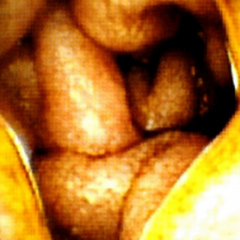
%> input picture sample3.bmp, 240 x 240 px
$ octave main_coder.m   (GNU Octave 9; MATLAB toolbox functions it lacks are replaced by stand-ins)
%> lines starting %> are read from the running program, lines starting %| are printed output that depends on the picture
### JPEGLS_coder.m
%本程序用于演示JPEG-LS压缩算法过程
%    C B D
%    A X         % X是要编码的像素
function [JPEGLS_coderoutput1,JPEGLS_coderoutput2]=JPEGLS_coder(image)

JPEGLS_coderoutput1=[];
JPEGLS_coderoutput2=[];

%P图像数值的精度
P=8;
%NEAR量化精度
NEAR=0;
%threshold value at which A, B, and N are halved
RESET=64;
%maximum allowed value of C[1..365]
MAX_C=127;
%minimum allowed value of C[1..365]
MIN_C=-128;
%设置T1,T2,T3的初值
T1=18;
T2=67;
T3=276;
%根据P值，计算出理论上的最大值MAXVAL=2^P-1.
MAXVAL=2^P-1;
% RANGE=((MAXVAL+2*NEAR)/(2*NEAR+1))+1
RANGE=MAXVAL+1;%只考虑无损压缩时的值
%映射后误差值所需的位数
qbpp=ceil(log2(RANGE));
%MAXVAL所需的位数，最小为2
bpp=max(2,ceil(log2(MAXVAL+1)));
%LIMIT表示在常规模式下，对样本编码时的glimit值，就是Golomb编码时码子所允许的长度
LIMIT=2*(bpp+max(8,bpp));

%为图像image增加第一行，第一列，最后一列。image本来是6行40列
TEMP=zeros(length(image(:,1))+1,length(image(1,:))+2);
TEMP(2:end,2:(end-1))=image;
TEMP(1,:)=0;%第一行数据为零
TEMP(2:end,1)=TEMP(1:(end-1),2);%第一列各个元素等于第二列上一行元素
TEMP(:,length(image(1,:))+2)=TEMP(:,length(image(1,:))+1);%最后一列等于倒数第二列
image=TEMP;
clear TEMP

%N 上下文本出现的概率，0-364常规模式  365-366游程  初始化为1
%A 累计预测误差,0-364常规模式  365-366游程    初始化为tmp
%B 计算偏差,0-364常规模式  初始化为0
%C 预测修正值,0-364常规模式  初始化为0
%Nn  不知道。。。。
tmp=max(2,floor((RANGE+32)/64));
A(1,1:365)=tmp;
N(1,1:365)=1;
B(1,1:365)=0;
C(1,1:365)=0;
Nn(1,1:365)=0;%计数器，游程终止时，用来存放负预测误差值，初始化为0

A(365+1)=tmp;
A(366+1)=tmp;
N(365+1)=1;
N(366+1)=1;

RUNindex=1;
RUNindex_prev=1;%这行是自己加的。不加的话该变量没有初始值。需注意验证~~~~~~~~~~~~~~~~~~~~~~~~~~
Nn(365+1)=0;
Nn(366+1)=0;
J(1,1:32)=[0 0 0 0 1 1 1 1 2 2 2 2 3 3 3 3 4 4 5 5 6 6 7 7 8 9 10 11 12 13 14 15];


%对每个像素统计其上下文环境并进行编码
totalpixnumber=0;%像素编号，总共不超过图像像素总个数
x=0;%行号
y=0;%列号

while totalpixnumber<(length(image(:,1))-1)*(length(image(1,:))-2) %像素总个数
    totalpixnumber=totalpixnumber+1;%取下个像素
    x=1+ceil(totalpixnumber/(length(image(1,:))-2));%像素的行号
    y=1+totalpixnumber-(x-2)*(length(image(1,:))-2);%像素的列号
    %取出x,a,b,c,d的值  Ix为像素值    Ra,Rb,Rc,Rd为重建值，无损压缩正好等于像素值
    Ix=image(x,y);
    Ra=image(x,y-1);
    Rb=image(x-1,y);
    Rc=image(x-1,y-1);
    Rd=image(x-1,y+1);

    %计算局部梯度
    D(1) = Rd - Rb;
    D(2) = Rb - Rc;
    D(3) = Rc - Ra;

    %此处应根据不同梯度选择游程编码方式或者常规方式
    if (D(1)==0)& (D(2)==0) & (D(3)==0) %如果梯度为0，则采用游程编码模式%%%%%%%%%%%%%%%%%%%%%%%%%%%%%%%%%%%%%%%%%%%%%%%%%%%%%%%%%%%%%
        EOLine=(y==(length(image(1,:))-1)); %EOLine是行结束标志，1表示行结束
        RUNval=Ra;
        RUNcnt=0;
        while (abs(Ix-RUNval)<=NEAR)
            RUNcnt=RUNcnt+1;
            Rx=RUNval;
            if EOLine==1
                break;
            else
                totalpixnumber=totalpixnumber+1;%取下个像素
                x=1+ceil(totalpixnumber/(length(image(1,:))-2));%像素的行号
                y=1+totalpixnumber-(x-2)*(length(image(1,:))-2);%像素的列号
                Ix=image(x,y);
                Ra=image(x,y-1);
                Rb=image(x-1,y);
                Rc=image(x-1,y-1);
                Rd=image(x-1,y+1);
                D(1) = Rd - Rb;
                D(2) = Rb - Rc;
                D(3) = Rc - Ra;
                EOLine=(y==length(image(1,:))-1);
                RUNval=Ra;
            end
        end

        %Encoding of run segments of length rm
        while RUNcnt>=(2^J(RUNindex))
            JPEGLS_coderoutput1=strcat(JPEGLS_coderoutput1,'1');%写入1个'1'至编码中
            RUNcnt=RUNcnt-2^J(RUNindex);
            if RUNindex<32
                RUNindex_prev = RUNindex;
                RUNindex=RUNindex+1;
            end
        end

        %Encoding of run segments of length less than rm
        if Ra~=Ix
            JPEGLS_coderoutput1=strcat(JPEGLS_coderoutput1,'0');%写入1个'0'至编码中

            %将二进制的RUNcnt写入编码流中，占用J(RUNindex)个bit
            if length(dec2bin(RUNcnt))<J(RUNindex)
                for i=1:J(RUNindex)-length(dec2bin(RUNcnt))
                    JPEGLS_coderoutput1=strcat(JPEGLS_coderoutput1,'0');%写入J(RUNindex)-length(dec2bin(RUNcnt))个'0'至编码中
                end
                JPEGLS_coderoutput1=strcat(JPEGLS_coderoutput1,dec2bin(RUNcnt));%写入二进制的RUNcnt至编码中
            else
                if length(dec2bin(RUNcnt))>=J(RUNindex)%从RUNcnt中取出低J(RUNindex)位，输出
                    temp=char();
                    temp=dec2bin(RUNcnt);
                    temp=temp(1+length(dec2bin(RUNcnt))-J(RUNindex):length(dec2bin(RUNcnt)));
                    JPEGLS_coderoutput1=strcat(JPEGLS_coderoutput1,temp);%写入二进制的RUNcnt至编码中
                    clear temp
                end
            end

            if(RUNindex>1)%如果和前一个像素相同，即一行结束
                 RUNindex_prev=RUNindex;
                RUNindex=RUNindex-1;
            end
        else
            if(RUNcnt>0)
                JPEGLS_coderoutput1=strcat(JPEGLS_coderoutput1,'1');%写入1个'1'至编码中
            end
        end

        %接下来对游程中断后的像素进行编码，和常规编码有类似的地方
        if Ra~=Ix
            %Index computation
            if Ra==Rb
                RItype=1;
            else
                RItype=0;
            end
            %Prediction error for a run interruption sample
            if RItype==1
                Errval=Ix-Ra;
            else
                Errval=Ix-Rb;
            end
            encode.Errval_begin{totalpixnumber}=Errval;
            %Error computation for a run interruption sample
            if (RItype==0) && (Ra>Rb)
                Errval=-Errval;
                SIGN=-1;
            else
                SIGN=1;
            end

            Rx = Ix;

            %Modulo reduction of the error
            if(Errval < 0)
                Errval = Errval + RANGE;
            end
            if(Errval >= floor((RANGE+1)/2))
                Errval = Errval - RANGE;
            end

            %Computation of auxiliary variable in Golomb parameter
            %只用到365,366两个参数位置，0-364为常规编码参数位置
            if RItype==0
                TEMP=A(365+1);
            else
                TEMP=A(366+1)+floor(N(366+1)/2);
            end
            q=RItype+365+1;
            k=ceil(log2(TEMP/N(q)));
            if k<0
                k=0;
            end

            %Computation of map for Errval mapping
            if (k==0)&&(Errval>0)&&(2*Nn(q)<N(q))
                map=1;
            else
                if (Errval<0)&&(2*Nn(q)>=N(q))
                    map=1;
                else
                    if (Errval<0)&&(k~=0)
                        map=1;
                    else
                        map=0;
                    end
                end
            end

            %Errval mapping for run interuption sample
            EMErrval=2*(abs(Errval))-RItype-map;

            %Mapped-error encoding
            %已经完成匹配的误差进行golomb编码
            glimit=LIMIT-J(RUNindex_prev)-1;
            [JPEGLS_coderoutput1]=GolombCoding(JPEGLS_coderoutput1, EMErrval, k, glimit, qbpp);

            %update of parameters for run interruption sample更新参数
            if Errval<0
                Nn(q)=Nn(q)+1;
            end
            A(q)=A(q)+floor((EMErrval+1-RItype)/2);
            if(N(q)==RESET)
                A(q)=floor(A(q)/2);
                N(q)=floor(N(q)/2);
                Nn(q)=floor(Nn(q)/2);
            end
            N(q)=N(q)+1;
        end
    else %如果梯度不为0，则采用常规编码模式%%%%%%%%%%%%%%%%%%%%%%%%%%%%%%%%%%%%%%%%%%%%%%%%%%%%%%%%%%%%%%%%%%%%%%%%%%%%%
        %局部梯度量化  由D计算出Q
        for i=1:3
            if D(i)<=-T3
                Q(i)=-4;
                elseif D(i)<=-T2
                    Q(i)=-3;
                elseif D(i)<=-T1
                    Q(i)=-2;
                elseif D(i)<-NEAR
                    Q(i)=-1;
                elseif D(i)<=NEAR
                    Q(i)=0;
                elseif D(i)<T1
                    Q(i)=1;
                elseif D(i)<T2
                    Q(i)=2;
                elseif D(i)<T3
                    Q(i)=3;
                else Q(i)=4;
            end
        end

        %量化梯度融合  由Q计算出Q和SIGN
        if Q(1)<0
            Q(1)=-Q(1);
            Q(2)=-Q(2);
            Q(3)=-Q(3);
            SIGN=-1;
            elseif Q(1)==0
                if Q(2)<0
                    Q(2)=-Q(2);
                    Q(3)=-Q(3);
                    SIGN=-1;
                    elseif (Q(2)==0) && (Q(3)<0)
                        Q(3)=-Q(3);
                        SIGN=-1;
                    else SIGN=1;
                end
            else SIGN=1;
        end

        %The Maping step to detrmin Q
        q=81*Q(1)+9*Q(2)+Q(3)+1;

        %按照基本规则预测Px
        if Rc>=max(Ra,Rb)
            Px=min(Ra,Rb);
        else
            if Rc<=min(Ra,Rb)
                Px=max(Ra,Rb);
            else
                Px=Ra+Rb-Rc;
            end
        end

        %预测值Px修正
        if SIGN==1
            Px=Px+C(q);
        else
            Px=Px-C(q);
        end
        if Px>MAXVAL
            Px=MAXVAL;
        else
            if Px<0
                Px=0;
            end
        end

        %预测误差计算
        Errval=Ix-Px;
        if SIGN==-1
            Errval=-Errval;
        end

        %无损压缩，重建值=样本值
        Rx=Ix;

        %预测误差限制范围
        if Errval<0
            Errval=Errval+RANGE;
        end
        if Errval>=(RANGE+1)/2
            Errval=Errval-RANGE;
        end

        %下面对预测误差进行编码
        %计算K值
        if A(q)/N(q)==0
            k=0;
        else
            k=floor(log2(A(q)/N(q)));
        end
        if k<0
            k=0;
        end

        %把预测误差映射为非负整数
        if (NEAR==0) && (k==0) && (2*B(q)<=-N(q))
            if Errval>=0
                MErrval=2*Errval+1;
            else
                MErrval=-2*(Errval+1);
            end
        else
            if Errval>=0
                MErrval=2*Errval;
            else
                MErrval=-2*Errval-1;
            end
        end

        %开始golomb编码，生成的二进制数据存放在JPEGLS_coderoutput1中，JPEGLS_coderoutput2为空
        [JPEGLS_coderoutput1]=GolombCoding(JPEGLS_coderoutput1, MErrval, k, LIMIT, qbpp);


        %更新A,B,N参数
        B(q)=B(q)+Errval*(2*NEAR+1);
        A(q)=A(q)+abs(Errval);
        if N(q)==RESET
            A(q)=floor(A(q)/2);
            B(q)=floor(B(q)/2);
            N(q)=floor(N(q)/2);
        end
        N(q)=N(q)+1;

        %更新B,C参数
        if B(q)<=-N(q)
            B(q)=B(q)+N(q);
            if C(q)>MIN_C
                C(q)=C(q)-1;
            end
            if B(q)<=-N(q)
                B(q)=-N(q)+1;
            end
        elseif B(q)>0
            B(q)=B(q)-N(q);
            if C(q)<MAX_C
                C(q)=C(q)+1;
            end
            if B(q)>0
                B(q)=0;
            end
        end
    end  %%%%%%%%%%%%%%%%%%%%%%%%%%%%%%%%%%%%%%%%%%%%%%%%%%%%%%%%%%%%%%%%%%%%


end

### main_coder.m
% 第一种方式，比如240*240,先分6块，就是40*240,按4颜色分量，每块就是20*120
%
%
% 第二种是直接把240*240，分4颜色分量，就是120*120为一个最小单元来处理。
%

% 第三种，就是把240*240，作为一个最小单元来处理。但是在每一行内部，会进行一些位置的调整，把相同颜色靠拢。在行与行之间，也会进行一些调整。
% 具体的调整，之前的任务安排中已经讲了
% bayer rgb,经过3的处理后，变成
% ggggrrrr
% ggggbbbb
% ggggrrrr
% ggggbbbb
% ggggrrrr
% ggggbbbb
% 经过4的处理后，缓存2行，是和3相同的。
% 缓存4行，结果如下：
% ggggrrrr
% ggggrrrr
% ggggbbbb
% ggggbbbb
% ggggrrrr
% ggggrrrr
% ggggbbbb
% ggggbbbb
% 把他们整体编码


%%%%%%%%%%%%%%%%%%%%%%%%%%%%%%%%%%%%%%%%%%%%%%%%%%%%%%%%%%%%%%%%%%%%%%%%%%%
global bayerimage0 %这只是个用于计算PSNR的参数，实际使用时可以删除
totaloutput='';%总体图像的输出
A0=double(imread('sample3.bmp'));%载入图像，标准图像大小为x*y~~~~~~~~~~~~~~~~~~~~~~~~~~~~~~~~~~~~~~~~~~~~~~~~~~~~~~~~~~


% load codebook_step4%载入码本，压缩步长为2。王主管说医生要求图片尽量清晰，所以尽可能的不要降低图像质量
% step=4;%量化步长
x=240;%图像的行数
y=240;%图像的列数
xx=40;%处理单元的行数~~~~~~~~~~~~~~~~~~~~~~~~~~~~~~
yy=240;%处理单元的列数
z=0;%ROI起始行数
w=0;%ROI起始列数
q=0;%ROI结束行数
p=0;%ROI结束列数

%bayer彩色滤波阵列格式
%  B  G
%  G  R
filter(:,:,3)=[1 0;0 0];%bayer彩色滤波阵列b分量
filter(:,:,2)=[0 1;1 0];%bayer彩色滤波阵列g分量
filter(:,:,1)=[0 0;0 1];%bayer彩色滤波阵列r分量

%将普通GRB颜色照片转成BAYER格式照片
for i=1:x/2%行数，每个滤波阵列为2*2,图像有x行，所以需要循环120次
    for j=1:y/2%列数，循环160次
        A0(2*i-1:2*i,2*j-1:2*j,:)=A0(2*i-1:2*i,2*j-1:2*j,:).*filter;
    end
end
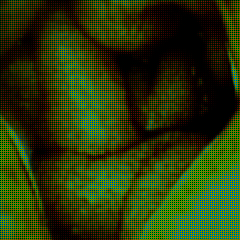
%> A0: size 240x240x3 double; mean R, G, B 43.7, 56.8, 10.1
bayerimage0=A0;


temp=zeros(x,y,1);
temp=A0(:,:,1)+A0(:,:,2)+A0(:,:,3);
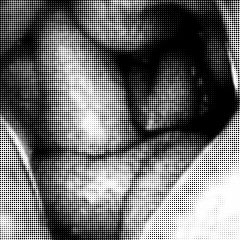
%> temp: size 240x240 double; min 0, max 255, mean 110.5
A0=temp;%A0变成转换好了的bayer照片，尺寸是x*y*1
clear temp

%%%%%%%%%%%%%%%%%%%%%%%%%%%%%%%
% A0=round(A0/2);%对应于NEAR=1;~~~~~~~~~~~~~~~~~~~~~~~~~~~~~~~~~~~~~~~~~~~~~~~~~~~~~~~~~~~~~~~~~~~~~~~~~~~~~~~~~~~~~~~~~~~~~~~~~~~~
% A0=round(A0/4);%对应于NEAR=2;
%%%%%%%%%%%%%%%%%%%%%%%%%%%%%%%

%%%%%%%%%%%%%%%%%%%%%%%%%%%%%%%%%%%%%%%%%%%%%%%%%%%%%%%%%%%%%%%%%%%%%%%%%%%
%把bayer图像中个像素重新排列
temp1=zeros(1,y/2);
temp2=zeros(1,y/2);
for i=1:x%把每一行内的像素整理排列一下，绿色放左边，其他颜色颠倒顺序后放右边。颠倒顺序可以使不同颜色过渡那里平滑些。
    if mod(i,2)==1%如果是奇数行
        temp1=A0(i,1:2:y-1);%颜色B
        temp2=A0(i,2:2:y);%颜色G1
        A0(i,1:y/2)=temp2;%把G集中放在左边
        A0(i,(y/2)+1:end)=temp1(end:-1:1);%把其他颜色放右边。注意顺序倒过来，这样增加图片平滑性
    else
        temp1=A0(i,1:2:y-1);%颜色G2
        temp2=A0(i,2:2:y);%颜色R
        A0(i,1:y/2)=temp1;%把G集中放在左边
        A0(i,(y/2)+1:end)=temp2(end:-1:1);%把其他颜色放右边。注意顺序倒过来，这样增加图片平滑性
    end
end
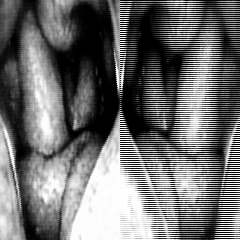
%> A0: size 240x240 double; min 0, max 255, mean 110.5; mean of the top-left, top-right, bottom-left and bottom-right quarters 71.6, 78.6, 155.4, 136.6
%> after the loop, temp1 = 120 values, max 254 at index 73, min 1 at index 39, mean 158.3; temp2 = 120 values, max 255 at index 71, min 33 at index 32, mean 199.3
clear temp1 temp2

% A=A0;


for k=1:6 %把240*240的图像分成40*240的六块作为基本处理单元
    k
    A=A0(1+40*(k-1):40*k,:);

    for i=2:yy%对基本处理图像单元（20*120的颜色分量图）进行水平滤波
        A(:,i)=round((A(:,i-1)+A(:,i))/2);
    end

    for i=2:xx%对基本处理图像单元（20*120的颜色分量图）进行水平滤波
        A(i,:)=round((A(i-1,:)+A(i,:))/2);
    end

%> (the run ends here)
